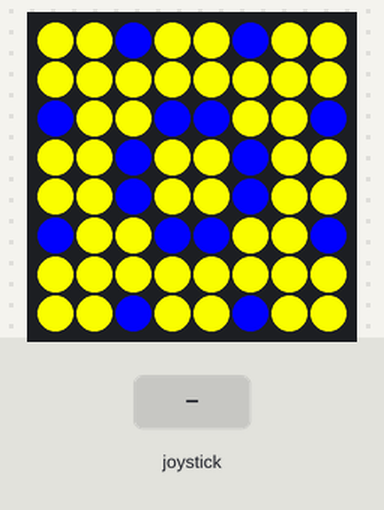
Simulated run of this program. Board: Raspberry Pi (BCM pin numbers) with a Sense HAT. Shown: the Sense HAT's 8×8 RGB LED matrix. Inputs (shaded band) come from the test bench. The interpreter's speed is modelled, so counts of loop turns are approximate.

Above: at 1.2 s.
1.3 s: joystick pushed left
At 2.4 s:
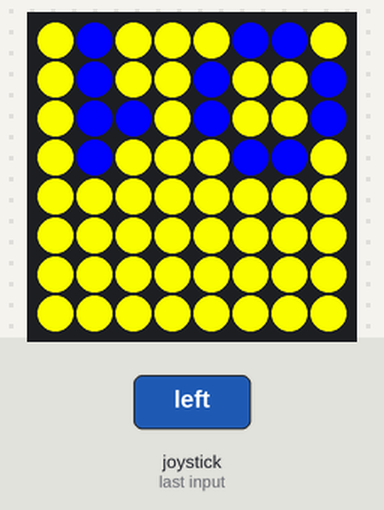
2.8 s: joystick pushed up
At 3.6 s:
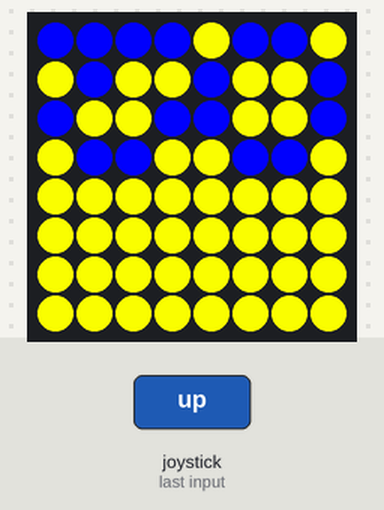
Timing chart, 0 to 5.8 s (numbered marks = the images above; inputs shaded):
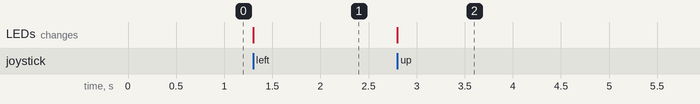

Measured:
- after the input at 1.3 s, the LEDs: change at once (image 1)
- after the input at 2.8 s, the LEDs: change at once (image 2)

The program:

menu_config.py
```python
#!/usr/bin/env python3

from sense_hat import SenseHat
import json

from package.utilities import calculate_brightness, display_pixels
from package.numbers import numbers


def change_fg_color(
    colors_name,
    instance, value, brightness, fg_color, bg_color, colors, *_
):
    # Find the idx of our color
    clr = colors_name.index(fg_color)

    # Change the color
    new_color = colors_name[(clr + value) % len(colors_name)]

    # Get the brightness of the new color
    new_color_code = calculate_brightness(brightness, colors[new_color])
    bg_code = calculate_brightness(brightness, colors[bg_color])

    pixels_state = [
        1, 1, 1, 1, 0, 1, 1, 1,
        1, 0, 0, 0, 1, 0, 0, 0,
        1, 0, 0, 0, 1, 0, 0, 0,
        1, 1, 1, 0, 1, 0, 0, 0,
        1, 0, 0, 0, 1, 0, 1, 1,
        1, 0, 0, 0, 1, 0, 0, 1,
        1, 0, 0, 0, 1, 0, 0, 1,
        1, 0, 0, 0, 0, 1, 1, 0
    ]

    display_pixels(pixels_state, instance, new_color_code, bg_code)

    return new_color


def change_bg_color(
    colors_name,
    instance, value, brightness, fg_color, bg_color, colors, *_
):
    # Find the idx of our color
    clr = colors_name.index(bg_color)

    # Change the color
    new_color = colors_name[(clr + value) % len(colors_name)]

    # Get the brightness of the new color
    new_color_code = calculate_brightness(brightness, colors[new_color])
    fg_code = calculate_brightness(brightness, colors[fg_color])

    pixels_state = [
        1, 1, 1, 0, 0, 1, 1, 1,
        1, 0, 0, 1, 1, 0, 0, 0,
        1, 0, 0, 1, 1, 0, 0, 0,
        1, 1, 1, 0, 1, 0, 0, 0,
        1, 0, 0, 1, 1, 0, 1, 1,
        1, 0, 0, 1, 1, 0, 0, 1,
        1, 0, 0, 1, 1, 0, 0, 1,
        1, 1, 1, 0, 0, 1, 1, 0
    ]

    display_pixels(pixels_state, instance, fg_code, new_color_code)

    return new_color


def change_brightness(
    instance, value, current_multiplicator,
    fg_color, bg_color, colors, *_
):
    # Calculate the new brightness multiplicator
    new_bright_multi = round(current_multiplicator + (value / 10), 1)
    # The brightness multiplicator cant be lower than 0 or upper than 1
    new_bright_multi = min(new_bright_multi, 1)
    new_bright_multi = max(new_bright_multi, 0)

    # Racalculate the color code
    fg_code = calculate_brightness(new_bright_multi, colors[fg_color])
    bg_code = calculate_brightness(new_bright_multi, colors[bg_color])

    pixels_state = [
        0, 0, 1, 0, 0, 1, 0, 0,
        0, 0, 0, 0, 0, 0, 0, 0,
        1, 0, 0, 1, 1, 0, 0, 1,
        0, 0, 1, 0, 0, 1, 0, 0,
        0, 0, 1, 0, 0, 1, 0, 0,
        1, 0, 0, 1, 1, 0, 0, 1,
        0, 0, 0, 0, 0, 0, 0, 0,
        0, 0, 1, 0, 0, 1, 0, 0
    ]

    display_pixels(pixels_state, instance, fg_code, bg_code)

    return new_bright_multi


def change_rotate(
        instance, value, current_multiplicator,
        fg_color, bg_color, colors, current_rotate, _
):
    # With joystich input, change the rotate
    new_rotate = (current_rotate + value * 90) % 360

    # Racalculate the color code
    fg_code = calculate_brightness(current_multiplicator, colors[fg_color])
    bg_code = calculate_brightness(current_multiplicator, colors[bg_color])

    # Change the rotate on the sense hat
    instance.set_rotation(new_rotate)

    pixels_state = [
        0, 0, 0, 0, 0, 1, 1, 1,
        0, 0, 0, 0, 0, 0, 1, 1,
        0, 0, 0, 0, 0, 1, 0, 1,
        0, 0, 0, 0, 1, 0, 0, 0,
        1, 0, 1, 0, 0, 1, 1, 0,
        1, 0, 1, 0, 0, 1, 0, 1,
        1, 0, 1, 0, 0, 1, 1, 0,
        1, 1, 1, 0, 0, 1, 0, 0
    ]

    display_pixels(pixels_state, instance, fg_code, bg_code)

    return new_rotate


def change_scroll_speed(
    instance, value, brightness,
    fg_color, bg_color, colors, _, current_scroll_speed
):
    # The new speed
    new_speed = max(round(current_scroll_speed + value/10, 1), 0.0)
    speed = str(new_speed).split(".")

    nbrs = numbers()

    # The first four lines (the numbers)
    numbers_line = tuple(zip(nbrs[int(speed[0])], nbrs[int(speed[1])]))

    pixels_state = [0] * 32

    # Put the first four lines (numbers) in the pixel state
    for nb in numbers_line:
        for digit in nb:
            for pixel in digit:
                pixels_state.append(pixel)

    # Calculate the color code
    fg_code = calculate_brightness(brightness, colors[fg_color])
    bg_code = calculate_brightness(brightness, colors[bg_color])

    display_pixels(pixels_state, instance, fg_code, bg_code)

    return new_speed


def menu_config(
    sense,
    possibles_colors,
    fg_color,
    bg_color,
    brightness_multiplicator,
    rotate,
    scroll_speed
):
    # List of color name
    colors_name = list(possibles_colors.keys())

    # Config function and specific arguments they need
    functions = [
        {
            "func": change_brightness,
            "arguments": (
            )
        },
        {
            "func": change_fg_color,
            "arguments": (
                colors_name,
            ),
        },
        {
            "func": change_bg_color,
            "arguments": (
                colors_name,
            )
        },
        {
            "func": change_rotate,
            "arguments": (
            )
        },
        {
            "func": change_scroll_speed,
            "arguments": (
            )
        }
    ]

    # Value of configured parameters must be in the same order of `functions`
    values = [
        brightness_multiplicator,
        fg_color,
        bg_color,
        rotate,
        scroll_speed
    ]

    idx = 0

    while True:

        # The value is the changer parameter,
        # if he is positive, the function will encreate the changed parameter
        # if he us negative, the function will decrease the changed parameter
        # otherwise, if it's 0 nothing will happend
        value = 0

        # Get joystick events
        for event in sense.stick.get_events():
            if event.action == "pressed":
                if event.direction == "middle":
                    return {
                        "brightness": values[0],
                        "foreground_color": values[1],
                        "background_color": values[2],
                        "rotation": values[3],
                        "scroll_speed": values[4]
                    }
                if event.direction == "right":
                    idx += 1
                if event.direction == "left":
                    idx -= 1

                if event.direction == "up":
                    value = 1
                if event.direction == "down":
                    value = -1

        idx = idx % len(functions)
        values[idx] = functions[idx]["func"](
            *functions[idx]["arguments"],
            sense,
            value,
            values[0],    # brightness_multiplicator
            values[1],    # fg_colog
            values[2],    # bg_color
            possibles_colors,    # colors name and their code
            values[3],    # curent rotate
            values[4]    # scroll speed or refresh rate
        )


if __name__ in "__main__":
    sense = SenseHat()
    sense.set_rotation(180)

    with open("colors.json", "r") as colors:
        possibles_colors = json.load(colors)

    print(menu_config(
        sense,
        possibles_colors,
        "blue",
        "yellow",
        1,
        180,
        0.1
    ))
```

utilities.py
```python
def display_pixels(pixels_states, instance, fg=[255, 255, 255], bg=[0, 0, 0]):
    """Given the states of each pixels (1 = on, 0 = off) in a list,
    we display the list on the led matrix"""
    instance.set_pixels([fg if state else bg for state in pixels_states])


def calculate_brightness(brightness=1, color_code=[255, 255, 255]):
    """Given a color code (array of three int where 0 =< int =< 255),
    we put the brightness multiplicator on it"""
    return [round(nb * brightness) for nb in color_code]
```

Source omitted: numbers.py (data table, 1196 bytes)
